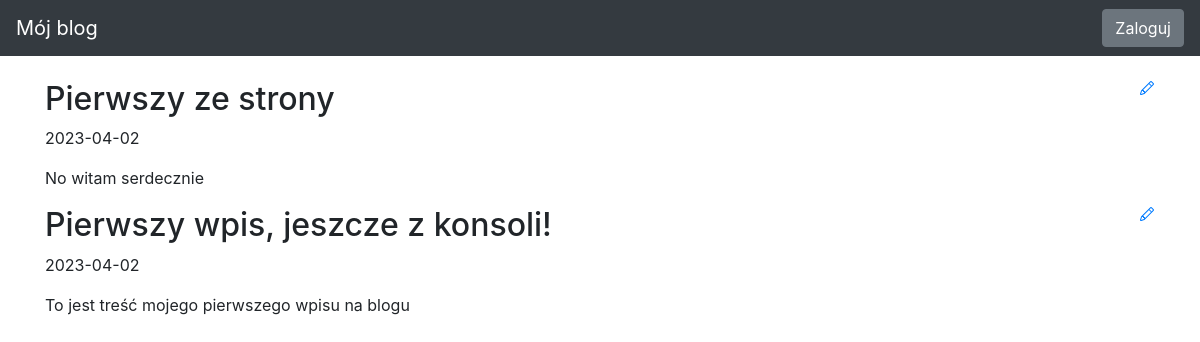
Before: / with the older database file.
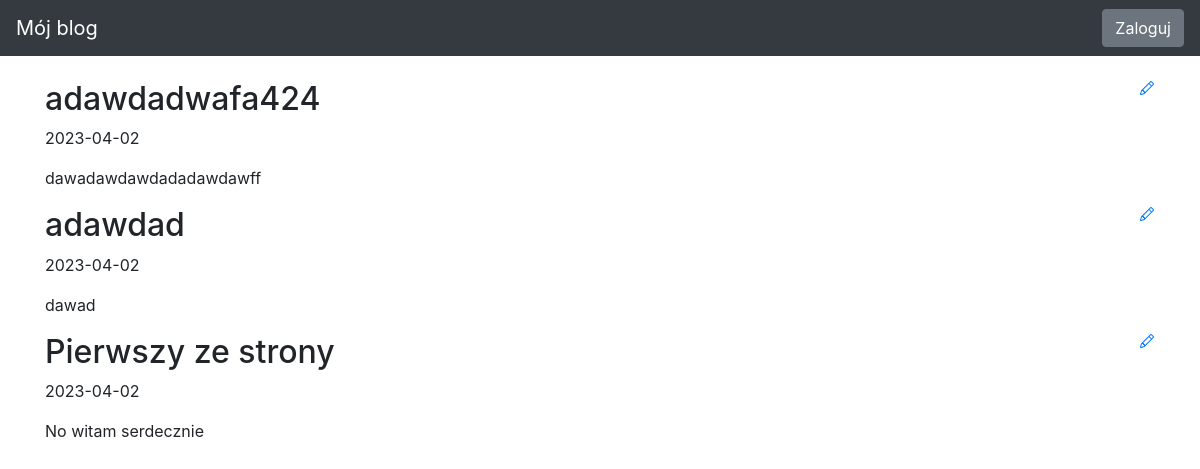
After: the same page with the newer database file.
### blog/models.py (models this page shows)
class Entry(db.Model):
    id = db.Column(db.Integer, primary_key=True)
    title = db.Column(db.String(80), nullable=False)
    body = db.Column(db.Text, nullable=False)
    pub_date = db.Column(db.DateTime, nullable=False, default=datetime.datetime.utcnow)
    is_published = db.Column(db.Boolean, default=False)

### blog/routes.py (the view)
@app.route("/")
def index():
    all_posts = Entry.query.filter_by(is_published=True).order_by(Entry.pub_date.desc())
    return render_template("homepage.html", all_posts=all_posts)

### blog/templates/homepage.html (shortened to what this page needs)
{% extends "base.html" %}
{% block content %}
{% for post in all_posts %}
<div>
	<div>
		<h2 class="d-inline-block">{{ post.title }}</h2>
		<a href="{{ url_for('create_or_edit_entry', entry_id=post.id) }}">
		</a>
	</div>
	<p>{{ post.pub_date.strftime('%Y-%m-%d') }} </p>
	<p>
		{{ post.body}}
	</p>
</div>
{% endfor %}
{% endblock %}

### blog/templates/base.html (shortened to what this page needs)
<!doctype html>
<html lang="en">
<head>
	<link rel="stylesheet" href="https://stackpath.bootstrapcdn.com/bootstrap/4.5.0/css/bootstrap.min.css"
>
</head>
<body>
	<nav class="navbar navbar-expand-md navbar-dark bg-dark fixed-top">
		<a class="navbar-brand" href="#">Mój blog</a>
		<div class="collapse navbar-collapse" id="navbarsExampleDefault">
			{% if session.logged_in %}
			<form class="form-inline my-2 my-lg-0" action="{{ url_for('logout') }}" method="POST">
				<button class="btn btn-secondary my-2 my-sm-0" type="submit">Wyloguj</button>
			</form>
			{% else %}
			<a href="{{ url_for('login') }}" class="btn btn-secondary my-2 my-lg-0">Zaloguj</a>
			{% endif %}
		</div>
	</nav>
	<main role="main" class="container">
		{% block content %}
		{% endblock %}
	</main>
</html>

### blog/templates/base.html (style rules this page uses)
body { padding-top: 5rem; }

Changed rows visible on the page:
removed Entry: title "Pierwszy wpis, jeszcze z konsoli!", pub_date "2023-04-02", body "To jest treść mojego pierwszego wpisu na blogu"
added Entry: title "adawdadwafa424", pub_date "2023-04-02", body "dawadawdawdadadawdawff"
added Entry: title "adawdad", pub_date "2023-04-02", body "dawad"
